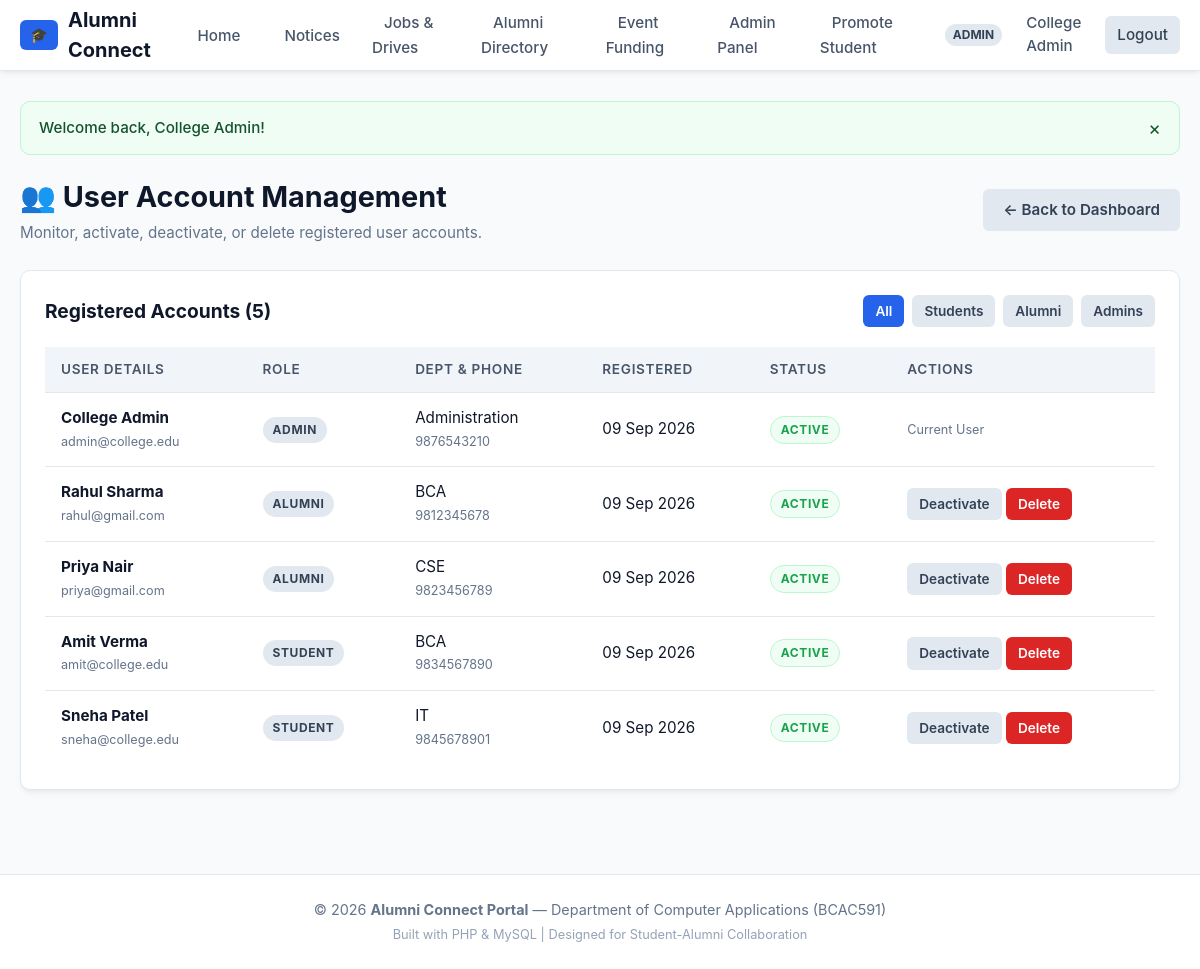
The page /admin/users.php (signed in) on the database its author committed.
### tables this page shows
CREATE TABLE `users` (
    `id` INT AUTO_INCREMENT PRIMARY KEY,
    `name` VARCHAR(100) NOT NULL,
    `email` VARCHAR(100) NOT NULL UNIQUE,
    `password` VARCHAR(255) NOT NULL,
    `role` ENUM('student', 'alumni', 'admin') NOT NULL DEFAULT 'student',
    `phone` VARCHAR(15) NULL,
    `department` VARCHAR(50) NOT NULL,
    `avatar` VARCHAR(255) DEFAULT 'default.png',
    `status` ENUM('active', 'inactive') DEFAULT 'active',
    `created_at` TIMESTAMP DEFAULT CURRENT_TIMESTAMP
);

### admin/users.php (the view, shortened to what this page needs)
<?php
require_once __DIR__ . '/../config/db.php';
$role_filter = $_GET['role'] ?? 'all';
$query = "SELECT * FROM users";
$params = [];
$query .= " ORDER BY created_at DESC";
$stmt = $pdo->prepare($query);
$stmt->execute($params);
$users = $stmt->fetchAll();
require_once __DIR__ . '/../includes/header.php';
?>
<div class="page-header">
    <div>
        <h1>👥 User Account Management</h1>
        <p>Monitor, activate, deactivate, or delete registered user accounts.</p>
    </div>
    <div>
        <a href="<?= base_url('admin/dashboard.php') ?>" class="btn btn-secondary">&larr; Back to Dashboard</a>
    </div>
</div>
<div class="card">
    <div style="display: flex; justify-content: space-between; align-items: center; margin-bottom: 20px; flex-wrap: wrap; gap: 12px;">
        <h2 class="card-title" style="margin-bottom: 0;">Registered Accounts (<?= count($users) ?>)</h2>
        <div style="display: flex; gap: 8px;">
            <a href="<?= base_url('admin/users.php?role=all') ?>" class="btn btn-sm <?= ($role_filter === 'all') ? 'btn-primary' : 'btn-secondary' ?>">All</a>
            <a href="<?= base_url('admin/users.php?role=student') ?>" class="btn btn-sm <?= ($role_filter === 'student') ? 'btn-primary' : 'btn-secondary' ?>">Students</a>
            <a href="<?= base_url('admin/users.php?role=alumni') ?>" class="btn btn-sm <?= ($role_filter === 'alumni') ? 'btn-primary' : 'btn-secondary' ?>">Alumni</a>
            <a href="<?= base_url('admin/users.php?role=admin') ?>" class="btn btn-sm <?= ($role_filter === 'admin') ? 'btn-primary' : 'btn-secondary' ?>">Admins</a>
        </div>
    </div>
    <div class="table-responsive">
        <table class="table">
            <thead>
                <tr>
                    <th>User Details</th>
                    <th>Role</th>
                    <th>Dept & Phone</th>
                    <th>Registered</th>
                    <th>Status</th>
                    <th>Actions</th>
                </tr>
            </thead>
            <tbody>
                <?php foreach ($users as $u): ?>
                    <tr>
                        <td>
                            <strong><?= e($u['name']) ?></strong><br>
                            <small style="color: var(--text-muted);"><?= e($u['email']) ?></small>
                        </td>
                        <td>
                            <span class="badge" style="background: #e2e8f0; color: #334155;"><?= e($u['role']) ?></span>
                        </td>
                        <td>
                            <?= e($u['department']) ?><br>
                            <small style="color: var(--text-muted);"><?= e($u['phone'] ?: 'N/A') ?></small>
                        </td>
                        <td><?= format_date($u['created_at']) ?></td>
                        <td>
                            <span class="badge <?= ($u['status'] === 'active') ? 'badge-referred' : 'badge-rejected' ?>">
                                <?= e($u['status']) ?>
                            </span>
                        </td>
                        <td>
                            <?php if ($u['id'] !== $_SESSION['user_id']): ?>
                                <a href="<?= base_url('admin/users.php?toggle_status=' . $u['id'] . '&role=' . $role_filter) ?>" class="btn btn-sm btn-secondary" title="Toggle Status">
                                    <?= ($u['status'] === 'active') ? 'Deactivate' : 'Activate' ?>
                                </a>
                                <a href="<?= base_url('admin/users.php?delete=' . $u['id'] . '&role=' . $role_filter) ?>" class="btn btn-sm btn-danger" onclick="return confirm('Delete this user? All their posted jobs/applications will also be removed.');">
                                    Delete
                                </a>
                            <?php else: ?>
                                <small style="color: var(--text-muted);">Current User</small>
                            <?php endif; ?>
                        </td>
                    </tr>
                <?php endforeach; ?>
            </tbody>
        </table>
    </div>
</div>
<?php require_once __DIR__ . '/../includes/footer.php'; ?>

### includes/header.php (shortened to what this page needs)
<?php
require_once __DIR__ . '/functions.php';
$user = current_user();
?>
<!DOCTYPE html>
<html lang="en">
<head>
    <link rel="stylesheet" href="<?= base_url('assets/css/style.css') ?>">
</head>
<body>
    <header class="navbar">
        <div class="nav-container">
            <a href="<?= base_url('index.php') ?>" class="nav-brand">
                <span class="logo-badge">🎓</span>
                <span>Alumni Connect</span>
            </a>
            <nav>
                <ul class="nav-menu">
                    <li><a href="<?= base_url('index.php') ?>">Home</a></li>
                    <li><a href="<?= base_url('notices.php') ?>">Notices</a></li>
                    <li><a href="<?= base_url('jobs/job-list.php') ?>">Jobs & Drives</a></li>
                    <li><a href="<?= base_url('alumni-list.php') ?>">Alumni Directory</a></li>
                    <li><a href="<?= base_url('event-contribute.php') ?>">Event Funding</a></li>
                    <?php if (is_logged_in()): ?>
                        <?php if ($user['role'] === 'student'): ?>
                            <li><a href="<?= base_url('student-dashboard.php') ?>">My Dashboard</a></li>
                            <li><a href="<?= base_url('my-applications.php') ?>">Applications</a></li>
                        <?php elseif ($user['role'] === 'alumni'): ?>
                            <li><a href="<?= base_url('alumni-dashboard.php') ?>">Alumni Dashboard</a></li>
                            <li><a href="<?= base_url('jobs/job-add.php') ?>">+ Post Job</a></li>
                        <?php elseif ($user['role'] === 'admin'): ?>
                            <li><a href="<?= base_url('admin/dashboard.php') ?>">Admin Panel</a></li>
                            <li><a href="<?= base_url('admin/promote.php') ?>">Promote Student</a></li>
                        <?php endif; ?>
                        <li class="nav-user">
                            <span class="nav-role-badge"><?= e($user['role']) ?></span>
                            <a href="<?= base_url('profile.php') ?>" title="View Profile"><?= e($user['name']) ?></a>
                            <a href="<?= base_url('logout.php') ?>" class="btn btn-sm btn-secondary">Logout</a>
                        </li>
                    <?php else: ?>
                        <li><a href="<?= base_url('login.php') ?>" class="btn btn-sm btn-secondary">Login</a></li>
                        <li><a href="<?= base_url('register.php') ?>" class="btn btn-sm btn-primary">Register</a></li>
                    <?php endif; ?>
                </ul>
            </nav>
        </div>
    </header>
    <main class="main-content">

### assets/css/style.css (style rules this page uses)
:root { --primary: #2563eb; --primary-hover: #1d4ed8; --primary-light: #eff6ff; --secondary: #475569; --success: #16a34a; --success-light: #f0fdf4; --warning: #d97706; --warning-light: #fffbeb; --danger: #dc2626; --danger-light: #fef2f2; --bg: #f8fafc; --card-bg: #ffffff; --border: #e2e8f0; --text: #0f172a; --text-muted: #64748b; --radius: 10px; --shadow: 0 4px 6px -1px rgba(0, 0, 0, 0.05), 0 2px 4px -2px rgba(0, 0, 0, 0.05); --shadow-md: 0 10px 15px -3px rgba(0, 0, 0, 0.08), 0 4px 6px -4px rgba(0, 0, 0, 0.04); }
* { margin: 0; padding: 0; box-sizing: border-box; font-family: -apple-system, BlinkMacSystemFont, 'Segoe UI', Roboto, 'Helvetica Neue', Arial, sans-serif; }
body { background-color: var(--bg); color: var(--text); min-height: 100vh; display: flex; flex-direction: column; line-height: 1.5; }
a { color: var(--primary); text-decoration: none; transition: color 0.2s; }
.navbar { background: #ffffff; border-bottom: 1px solid var(--border); position: sticky; top: 0; z-index: 100; box-shadow: var(--shadow); }
.nav-container { max-width: 1200px; margin: 0 auto; padding: 0 20px; height: 70px; display: flex; align-items: center; justify-content: space-between; }
.nav-brand { display: flex; align-items: center; gap: 10px; font-size: 1.25rem; font-weight: 700; color: var(--text); }
.nav-brand span.logo-badge { background: var(--primary); color: white; padding: 4px 10px; border-radius: 6px; font-size: 0.9rem; }
.nav-menu { display: flex; align-items: center; gap: 20px; list-style: none; }
.nav-menu li a { color: var(--secondary); font-weight: 500; font-size: 0.95rem; padding: 8px 12px; border-radius: 6px; transition: all 0.2s; }
.nav-user { display: flex; align-items: center; gap: 12px; }
.nav-role-badge { font-size: 0.75rem; font-weight: 700; text-transform: uppercase; padding: 2px 8px; border-radius: 999px; background: #e2e8f0; color: #334155; }
.main-content { flex: 1; max-width: 1200px; width: 100%; margin: 0 auto; padding: 30px 20px 60px; }
.page-header { display: flex; justify-content: space-between; align-items: center; margin-bottom: 25px; flex-wrap: wrap; gap: 15px; }
.page-header h1 { font-size: 1.8rem; font-weight: 700; color: var(--text); }
.page-header p { color: var(--text-muted); font-size: 0.95rem; margin-top: 4px; }
.card { background: var(--card-bg); border: 1px solid var(--border); border-radius: var(--radius); padding: 24px; box-shadow: var(--shadow); margin-bottom: 24px; }
.card-title { font-size: 1.2rem; font-weight: 700; margin-bottom: 16px; color: var(--text); }
.btn { display: inline-flex; align-items: center; justify-content: center; gap: 8px; padding: 10px 20px; border-radius: 6px; font-size: 0.95rem; font-weight: 600; border: none; cursor: pointer; transition: all 0.2s; text-decoration: none; }
.btn-primary { background: var(--primary); color: white !important; }
.btn-secondary { background: #e2e8f0; color: #334155 !important; }
.btn-danger { background: var(--danger); color: white !important; }
.btn-sm { padding: 6px 12px; font-size: 0.85rem; }
.table-responsive { overflow-x: auto; }
.table { width: 100%; border-collapse: collapse; text-align: left; background: white; }
.table th { background: #f1f5f9; padding: 12px 16px; font-weight: 600; font-size: 0.85rem; color: var(--secondary); text-transform: uppercase; letter-spacing: 0.05em; border-bottom: 1px solid var(--border); }
.table td { padding: 14px 16px; border-bottom: 1px solid var(--border); font-size: 0.95rem; vertical-align: middle; }
.table tr:last-child td { border-bottom: none; }
.badge { display: inline-block; padding: 4px 10px; border-radius: 999px; font-size: 0.75rem; font-weight: 700; text-transform: uppercase; letter-spacing: 0.05em; }
.badge-referred { background: var(--success-light); color: var(--success); border: 1px solid #bbf7d0; }

### rows shown on the page
users: role "ADMIN", name "College Admin", email "admin@college.edu", department "Administration", phone "9876543210", created_at "09 Sep 2026", status "ACTIVE", shows "Current User"
users: name "Rahul Sharma", email "rahul@gmail.com", role "ALUMNI", department "BCA", phone "9812345678", created_at "09 Sep 2026", status "ACTIVE", shows "Deactivate"
users: name "Priya Nair", email "priya@gmail.com", role "ALUMNI", department "CSE", phone "9823456789", created_at "09 Sep 2026", status "ACTIVE", shows "Deactivate"
users: name "Amit Verma", email "amit@college.edu", role "STUDENT", department "BCA", phone "9834567890", created_at "09 Sep 2026", status "ACTIVE", shows "Deactivate"
users: name "Sneha Patel", email "sneha@college.edu", role "STUDENT", department "IT", phone "9845678901", created_at "09 Sep 2026", status "ACTIVE", shows "Deactivate"

### other values the page prints
$message "Welcome back, College Admin!"
count($users) "5"
